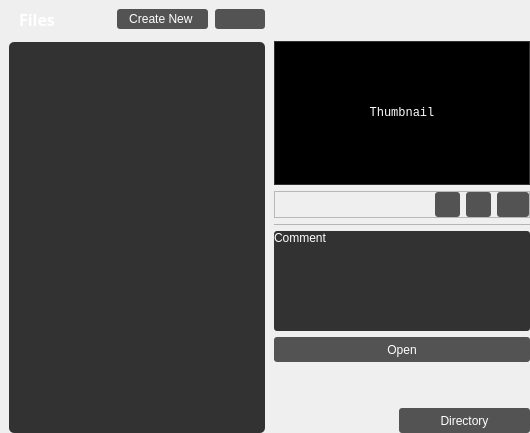
                        <widget class="QFrame" name="frameListsFilesSequences">
                         <property name="maximumSize">
                          <size>
                           <width>16777215</width>
                           <height>16777215</height>
                          </size>
                         </property>
                         <property name="frameShape">
                          <enum>QFrame::NoFrame</enum>
                         </property>
                         <property name="frameShadow">
                          <enum>QFrame::Raised</enum>
                         </property>
                         <layout class="QHBoxLayout" name="horizontalLayout_25">
                          <property name="leftMargin">
                           <number>0</number>
                          </property>
                          <property name="topMargin">
                           <number>0</number>
                          </property>
                          <property name="rightMargin">
                           <number>0</number>
                          </property>
                          <property name="bottomMargin">
                           <number>0</number>
                          </property>
                          <item>
                           <widget class="QFrame" name="frameFilesSequences">
                            <property name="maximumSize">
                             <size>
                              <width>16777215</width>
                              <height>16777215</height>
                             </size>
                            </property>
                            <property name="frameShape">
                             <enum>QFrame::NoFrame</enum>
                            </property>
                            <property name="frameShadow">
                             <enum>QFrame::Raised</enum>
                            </property>
                            <layout class="QVBoxLayout" name="verticalLayout_18">
                             <property name="spacing">
                              <number>9</number>
                             </property>
                             <property name="leftMargin">
                              <number>9</number>
                             </property>
                             <property name="topMargin">
                              <number>0</number>
                             </property>
                             <property name="rightMargin">
                              <number>0</number>
                             </property>
                             <property name="bottomMargin">
                              <number>0</number>
                             </property>
                             <item>
                              <widget class="QFrame" name="frameTitleFilesSequences">
                               <property name="minimumSize">
                                <size>
                                 <width>0</width>
                                 <height>33</height>
                                </size>
                               </property>
                               <property name="maximumSize">
                                <size>
                                 <width>16777215</width>
                                 <height>33</height>
                                </size>
                               </property>
                               <property name="frameShape">
                                <enum>QFrame::NoFrame</enum>
                               </property>
                               <property name="frameShadow">
                                <enum>QFrame::Raised</enum>
                               </property>
                               <layout class="QHBoxLayout" name="horizontalLayout_26">
                                <property name="spacing">
                                 <number>6</number>
                                </property>
                                <property name="leftMargin">
                                 <number>0</number>
                                </property>
                                <property name="topMargin">
                                 <number>9</number>
                                </property>
                                <property name="rightMargin">
                                 <number>0</number>
                                </property>
                                <property name="bottomMargin">
                                 <number>3</number>
                                </property>
                                <item>
                                 <spacer name="spacerFilesSequences">
                                  <property name="orientation">
                                   <enum>Qt::Horizontal</enum>
                                  </property>
                                  <property name="sizeType">
                                   <enum>QSizePolicy::Fixed</enum>
                                  </property>
                                  <property name="sizeHint" stdset="0">
                                   <size>
                                    <width>10</width>
                                    <height>0</height>
                                   </size>
                                  </property>
                                 </spacer>
                                </item>
                                <item>
                                 <widget class="QLabel" name="labelFilesSequences">
                                  <property name="font">
                                   <font>
                                    <family>Source Sans Pro</family>
                                    <pointsize>12</pointsize>
                                    <weight>75</weight>
                                    <bold>true</bold>
                                   </font>
                                  </property>
                                  <property name="styleSheet">
                                   <string notr="true">color: rgb(255, 255, 255);</string>
                                  </property>
                                  <property name="text">
                                   <string>Files</string>
                                  </property>
                                  <property name="alignment">
                                   <set>Qt::AlignLeading|Qt::AlignLeft|Qt::AlignVCenter</set>
                                  </property>
                                 </widget>
                                </item>
                                <item>
                                 <widget class="QPushButton" name="buttonCreateFilesSequences">
                                  <property name="minimumSize">
                                   <size>
                                    <width>0</width>
                                    <height>20</height>
                                   </size>
                                  </property>
                                  <property name="maximumSize">
                                   <size>
                                    <width>95</width>
                                    <height>20</height>
                                   </size>
                                  </property>
                                  <property name="font">
                                   <font>
                                    <family>Segoe UI</family>
                                    <pointsize>9</pointsize>
                                    <weight>50</weight>
                                    <bold>false</bold>
                                   </font>
                                  </property>
                                  <property name="styleSheet">
                                   <string notr="true">QPushButton
{
	background-color: rgb(83, 83, 83);
	color: rgb(255, 255, 255);
	border-radius: 3px;
}
QPushButton:hover:!pressed
{
	background-color: rgb(100, 100, 100);
}</string>
                                  </property>
                                  <property name="text">
                                   <string>Create New </string>
                                  </property>
                                  <property name="icon">
                                   <iconset resource="cioxoQtResources.qrc">
                                    <normaloff>:/icons/graphics/icons/plus.svg</normaloff>:/icons/graphics/icons/plus.svg</iconset>
                                  </property>
                                 </widget>
                                </item>
                                <item>
                                 <spacer name="spacerReloadFilesSequences">
                                  <property name="orientation">
                                   <enum>Qt::Horizontal</enum>
                                  </property>
                                  <property name="sizeType">
                                   <enum>QSizePolicy::Fixed</enum>
                                  </property>
                                  <property name="sizeHint" stdset="0">
                                   <size>
                                    <width>1</width>
                                    <height>20</height>
                                   </size>
                                  </property>
                                 </spacer>
                                </item>
                                <item>
                                 <widget class="QPushButton" name="buttonReloadFilesSequences">
                                  <property name="minimumSize">
                                   <size>
                                    <width>50</width>
                                    <height>20</height>
                                   </size>
                                  </property>
                                  <property name="maximumSize">
                                   <size>
                                    <width>50</width>
                                    <height>20</height>
                                   </size>
                                  </property>
                                  <property name="font">
                                   <font>
                                    <family>Roboto</family>
                                    <pointsize>9</pointsize>
                                   </font>
                                  </property>
                                  <property name="styleSheet">
                                   <string notr="true">QPushButton
{
	background-color: rgb(83, 83, 83);
	color: rgb(255, 255, 255);
	border-radius: 3px;
}
QPushButton:hover:!pressed
{
	background-color: rgb(100, 100, 100);
}</string>
                                  </property>
                                  <property name="text">
                                   <string/>
                                  </property>
                                  <property name="icon">
                                   <iconset resource="cioxoQtResources.qrc">
                                    <normaloff>:/icons/graphics/icons/refreshCw.svg</normaloff>:/icons/graphics/icons/refreshCw.svg</iconset>
                                  </property>
                                 </widget>
                                </item>
                               </layout>
                              </widget>
                             </item>
                             <item>
                              <widget class="QListWidget" name="listFilesSequences">
                               <property name="font">
                                <font>
                                 <family>Segoe UI</family>
                                 <pointsize>10</pointsize>
                                </font>
                               </property>
                               <property name="styleSheet">
                                <string notr="true">QListWidget
{
	background-color: rgb(50, 50, 50);
	color: rgb(180, 180, 180);
	border-radius:5px;
}
QListWidget:item:hover:!pressed
{
	background :  rgb(70, 70, 70);
	color: rgb(255, 255, 255);
}

QScrollBar:vertical {
	border: none;
    background: rgb(50, 50, 50);
    width: 8px;
	border-top-right-radius: 4px;
	border-bottom-right-radius: 4px;
 }

/*  HANDLE BAR VERTICAL */
QScrollBar::handle:vertical {	
	background-color: rgb(130, 130, 130);
	min-height: 30px;
	border-radius: 3px;
}
QScrollBar::handle:vertical:hover{	
	background-color: rgb(255, 255, 255);
}
QScrollBar::handle:vertical:pressed {	
	background-color: rgb(200, 200, 200);
}

/* BTN TOP - SCROLLBAR */
QScrollBar::sub-line:vertical {
	border: none;
	background-color: rgb(59, 59, 90);
	height: 0px;
	border-top-left-radius: 3px;
	border-top-right-radius: 3px;
	subcontrol-position: top;
	subcontrol-origin: margin;
}
QScrollBar::sub-line:vertical:hover {	
	background-color: rgb(255, 255, 255);
}
QScrollBar::sub-line:vertical:pressed {	
	background-color: rgb(200, 200, 200);
}

/* BTN BOTTOM - SCROLLBAR */
QScrollBar::add-line:vertical {
	border: none;
	background-color: rgb(59, 59, 90);
	height: 0px;
	border-bottom-left-radius: 7px;
	border-bottom-right-radius: 7px;
	subcontrol-position: bottom;
	subcontrol-origin: margin;
}
QScrollBar::add-line:vertical:hover {	
	background-color: rgb(255, 0, 127);
}
QScrollBar::add-line:vertical:pressed {	
	background-color: rgb(185, 0, 92);
}

/* RESET ARROW */
QScrollBar::up-arrow:vertical, QScrollBar::down-arrow:vertical {
	background: none;
}
QScrollBar::add-page:vertical, QScrollBar::sub-page:vertical {
	background: none;
}</string>
                               </property>
                               <property name="frameShape">
                                <enum>QFrame::NoFrame</enum>
                               </property>
                               <property name="verticalScrollMode">
                                <enum>QAbstractItemView::ScrollPerPixel</enum>
                               </property>
                               <property name="horizontalScrollMode">
                                <enum>QAbstractItemView::ScrollPerPixel</enum>
                               </property>
                               <property name="spacing">
                                <number>4</number>
                               </property>
                               <property name="viewMode">
                                <enum>QListView::ListMode</enum>
                               </property>
                               <property name="sortingEnabled">
                                <bool>false</bool>
                               </property>
                              </widget>
                             </item>
                            </layout>
                           </widget>
                          </item>
                          <item>
                           <widget class="QFrame" name="frameRightSideFilesSequences">
                            <property name="maximumSize">
                             <size>
                              <width>259</width>
                              <height>16777215</height>
                             </size>
                            </property>
                            <property name="frameShape">
                             <enum>QFrame::NoFrame</enum>
                            </property>
                            <property name="frameShadow">
                             <enum>QFrame::Raised</enum>
                            </property>
                            <layout class="QVBoxLayout" name="verticalLayout_19">
                             <property name="leftMargin">
                              <number>3</number>
                             </property>
                             <property name="topMargin">
                              <number>2</number>
                             </property>
                             <property name="rightMargin">
                              <number>0</number>
                             </property>
                             <property name="bottomMargin">
                              <number>0</number>
                             </property>
                             <item>
                              <spacer name="verticalSpacerFilesSequences">
                               <property name="orientation">
                                <enum>Qt::Vertical</enum>
                               </property>
                               <property name="sizeType">
                                <enum>QSizePolicy::Fixed</enum>
                               </property>
                               <property name="sizeHint" stdset="0">
                                <size>
                                 <width>20</width>
                                 <height>39</height>
                                </size>
                               </property>
                              </spacer>
                             </item>
                             <item>
                              <widget class="QLabel" name="labelThumbnailFilesSequences">
                               <property name="minimumSize">
                                <size>
                                 <width>256</width>
                                 <height>144</height>
                                </size>
                               </property>
                               <property name="maximumSize">
                                <size>
                                 <width>256</width>
                                 <height>144</height>
                                </size>
                               </property>
                               <property name="font">
                                <font>
                                 <family>Consolas</family>
                                </font>
                               </property>
                               <property name="styleSheet">
                                <string notr="true">QLabel
{	
	color: rgb(255, 255, 255);
	background-color: rgb(0, 0, 0);
	border-style: solid;    
	border-width: 1px;
	border-radius: 0px;
	border-color: rgb(50, 50, 50);
}
</string>
                               </property>
                               <property name="text">
                                <string>Thumbnail</string>
                               </property>
                               <property name="alignment">
                                <set>Qt::AlignCenter</set>
                               </property>
                              </widget>
                             </item>
                             <item>
                              <widget class="QFrame" name="frameFunctionsThumbnailFilesSequences">
                               <property name="frameShape">
                                <enum>QFrame::StyledPanel</enum>
                               </property>
                               <property name="frameShadow">
                                <enum>QFrame::Raised</enum>
                               </property>
                               <layout class="QHBoxLayout" name="horizontalLayout_28">
                                <property name="leftMargin">
                                 <number>0</number>
                                </property>
                                <property name="topMargin">
                                 <number>0</number>
                                </property>
                                <property name="rightMargin">
                                 <number>0</number>
                                </property>
                                <property name="bottomMargin">
                                 <number>0</number>
                                </property>
                                <item>
                                 <spacer name="horizontalSpacerFilesSequences">
                                  <property name="orientation">
                                   <enum>Qt::Horizontal</enum>
                                  </property>
                                  <property name="sizeHint" stdset="0">
                                   <size>
                                    <width>40</width>
                                    <height>20</height>
                                   </size>
                                  </property>
                                 </spacer>
                                </item>
                                <item>
                                 <widget class="QPushButton" name="buttonDeleteThumbnailFilesSequences">
                                  <property name="minimumSize">
                                   <size>
                                    <width>25</width>
                                    <height>25</height>
                                   </size>
                                  </property>
                                  <property name="maximumSize">
                                   <size>
                                    <width>25</width>
                                    <height>25</height>
                                   </size>
                                  </property>
                                  <property name="styleSheet">
                                   <string notr="true">QPushButton
{
	background-color: rgb(83, 83, 83);
	color: rgb(255, 255, 255);
	border-radius: 3px;
}
QPushButton:hover:!pressed
{
	background-color: rgb(100, 100, 100);
}</string>
                                  </property>
                                  <property name="text">
                                   <string/>
                                  </property>
                                  <property name="icon">
                                   <iconset resource="cioxoQtResources.qrc">
                                    <normaloff>:/icons/graphics/icons/trash02.svg</normaloff>:/icons/graphics/icons/trash02.svg</iconset>
                                  </property>
                                 </widget>
                                </item>
                                <item>
                                 <widget class="QPushButton" name="buttonRefreshThumbnailFilesSequences">
                                  <property name="minimumSize">
                                   <size>
                                    <width>25</width>
                                    <height>25</height>
                                   </size>
                                  </property>
                                  <property name="maximumSize">
                                   <size>
                                    <width>25</width>
                                    <height>25</height>
                                   </size>
                                  </property>
                                  <property name="styleSheet">
                                   <string notr="true">QPushButton
{
	background-color: rgb(83, 83, 83);
	color: rgb(255, 255, 255);
	border-radius: 3px;
}
QPushButton:hover:!pressed
{
	background-color: rgb(100, 100, 100);
}</string>
                                  </property>
                                  <property name="text">
                                   <string/>
                                  </property>
                                  <property name="icon">
                                   <iconset resource="cioxoQtResources.qrc">
                                    <normaloff>:/icons/graphics/icons/refreshCw.svg</normaloff>:/icons/graphics/icons/refreshCw.svg</iconset>
                                  </property>
                                 </widget>
                                </item>
                                <item>
                                 <widget class="QPushButton" name="buttonChargeThumbnailFilesSequences">
                                  <property name="minimumSize">
                                   <size>
                                    <width>25</width>
                                    <height>25</height>
                                   </size>
                                  </property>
                                  <property name="font">
                                   <font>
                                    <family>Segoe UI</family>
                                    <pointsize>9</pointsize>
                                   </font>
                                  </property>
                                  <property name="styleSheet">
                                   <string notr="true">QPushButton
{
	background-color: rgb(83, 83, 83);
	color: rgb(255, 255, 255);
	border-radius: 3px;
}
QPushButton:hover:!pressed
{
	background-color: rgb(100, 100, 100);
}</string>
                                  </property>
                                  <property name="text">
                                   <string/>
                                  </property>
                                  <property name="icon">
                                   <iconset resource="cioxoQtResources.qrc">
                                    <normaloff>:/icons/graphics/icons/image.svg</normaloff>:/icons/graphics/icons/image.svg</iconset>
                                  </property>
                                 </widget>
                                </item>
                               </layout>
                              </widget>
                             </item>
                             <item>
                              <widget class="QLabel" name="labelLineThumbnailFilesSequences">
                               <property name="maximumSize">
                                <size>
                                 <width>16777215</width>
                                 <height>1</height>
                                </size>
                               </property>
                               <property name="styleSheet">
                                <string notr="true">border-color: rgb(180, 180, 180);
border-style:solid;
border-radius: 5px;
border-width: 1px;</string>
                               </property>
                               <property name="text">
                                <string/>
                               </property>
                              </widget>
                             </item>
                             <item>
                              <widget class="QLabel" name="labelCommentFilesSequences">
                               <property name="minimumSize">
                                <size>
                                 <width>0</width>
                                 <height>100</height>
                                </size>
                               </property>
                               <property name="font">
                                <font>
                                 <family>Segoe UI</family>
                                 <pointsize>9</pointsize>
                                </font>
                               </property>
                               <property name="layoutDirection">
                                <enum>Qt::LeftToRight</enum>
                               </property>
                               <property name="styleSheet">
                                <string notr="true">	background-color: rgb(50, 50, 50);
	color: rgb(255, 255, 255);
	border-radius: 3px;
	border-color: rgb(50, 50, 50);</string>
                               </property>
                               <property name="text">
                                <string>Comment</string>
                               </property>
                               <property name="alignment">
                                <set>Qt::AlignLeading|Qt::AlignLeft|Qt::AlignTop</set>
                               </property>
                               <property name="wordWrap">
                                <bool>true</bool>
                               </property>
                               <property name="margin">
                                <number>6</number>
                               </property>
                              </widget>
                             </item>
                             <item>
                              <widget class="QPushButton" name="buttonOpenFilesSequences">
                               <property name="minimumSize">
                                <size>
                                 <width>0</width>
                                 <height>25</height>
                                </size>
                               </property>
                               <property name="maximumSize">
                                <size>
                                 <width>16777215</width>
                                 <height>25</height>
                                </size>
                               </property>
                               <property name="font">
                                <font>
                                 <family>Segoe UI</family>
                                 <pointsize>9</pointsize>
                                </font>
                               </property>
                               <property name="styleSheet">
                                <string notr="true">QPushButton
{
	background-color: rgb(83, 83, 83);
	color: rgb(255, 255, 255);
	border-radius: 3px;
}
QPushButton:hover:!pressed
{
	background-color: rgb(100, 100, 100);
}</string>
                               </property>
                               <property name="text">
                                <string>Open</string>
                               </property>
                               <property name="icon">
                                <iconset resource="cioxoQtResources.qrc">
                                 <normaloff>:/icons/graphics/icons/arrowUpRight.svg</normaloff>:/icons/graphics/icons/arrowUpRight.svg</iconset>
                               </property>
                              </widget>
                             </item>
                             <item>
                              <spacer name="verticalSpacerDirectoryFiles">
                               <property name="orientation">
                                <enum>Qt::Vertical</enum>
                               </property>
                               <property name="sizeHint" stdset="0">
                                <size>
                                 <width>20</width>
                                 <height>40</height>
                                </size>
                               </property>
                              </spacer>
                             </item>
                             <item>
                              <layout class="QHBoxLayout" name="layoutDirectoryFilesSequences">
                               <item>
                                <spacer name="horizontalSpacerDirectoryFilesSequences">
                                 <property name="orientation">
                                  <enum>Qt::Horizontal</enum>
                                 </property>
                                 <property name="sizeHint" stdset="0">
                                  <size>
                                   <width>40</width>
                                   <height>20</height>
                                  </size>
                                 </property>
                                </spacer>
                               </item>
                               <item>
                                <widget class="QPushButton" name="buttonDirectoryFilesSequences">
                                 <property name="minimumSize">
                                  <size>
                                   <width>131</width>
                                   <height>25</height>
                                  </size>
                                 </property>
                                 <property name="maximumSize">
                                  <size>
                                   <width>16777215</width>
                                   <height>25</height>
                                  </size>
                                 </property>
                                 <property name="font">
                                  <font>
                                   <family>Segoe UI</family>
                                   <pointsize>9</pointsize>
                                  </font>
                                 </property>
                                 <property name="styleSheet">
                                  <string notr="true">QPushButton
{
	background-color: rgb(83, 83, 83);
	color: rgb(255, 255, 255);
	border-radius: 3px;
}
QPushButton:hover:!pressed
{
	background-color: rgb(100, 100, 100);
}</string>
                                 </property>
                                 <property name="text">
                                  <string>Directory</string>
                                 </property>
                                 <property name="icon">
                                  <iconset resource="cioxoQtResources.qrc">
                                   <normaloff>:/icons/graphics/icons/folder.svg</normaloff>:/icons/graphics/icons/folder.svg</iconset>
                                 </property>
                                </widget>
                               </item>
                              </layout>
                             </item>
                            </layout>
                           </widget>
                          </item>
                         </layout>
                        </widget>
